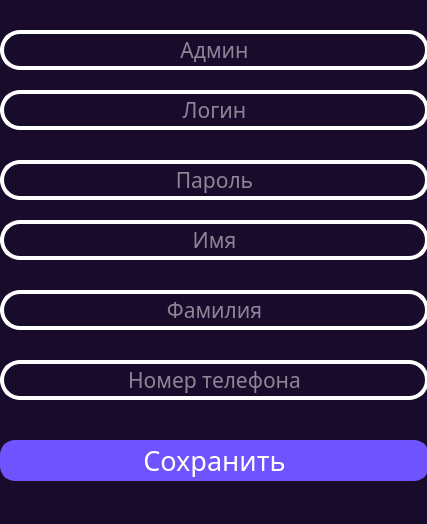
<?xml version="1.0" encoding="UTF-8"?>
<ui version="4.0">
 <class>User_Dialog</class>
 <widget class="QDialog" name="User_Dialog">
  <property name="geometry">
   <rect>
    <x>0</x>
    <y>0</y>
    <width>427</width>
    <height>524</height>
   </rect>
  </property>
  <property name="minimumSize">
   <size>
    <width>427</width>
    <height>524</height>
   </size>
  </property>
  <property name="baseSize">
   <size>
    <width>427</width>
    <height>524</height>
   </size>
  </property>
  <property name="windowTitle">
   <string>Dialog</string>
  </property>
  <property name="styleSheet">
   <string notr="true">background-color: rgb(25, 11, 44);

font-family:&quot;Tw Cen MT&quot;;</string>
  </property>
  <widget class="QLineEdit" name="lineEdit1">
   <property name="geometry">
    <rect>
     <x>0</x>
     <y>30</y>
     <width>429</width>
     <height>40</height>
    </rect>
   </property>
   <property name="minimumSize">
    <size>
     <width>0</width>
     <height>40</height>
    </size>
   </property>
   <property name="font">
    <font>
     <family>Tw Cen MT</family>
     <pointsize>16</pointsize>
    </font>
   </property>
   <property name="styleSheet">
    <string notr="true">QLineEdit#lineEdit1{
background-color: rgba(0, 0, 0, 0);
border-radius: 20px;
border: 4px solid rgb(255, 255, 255);
color: rgb(255, 255, 255);
}</string>
   </property>
   <property name="inputMask">
    <string/>
   </property>
   <property name="text">
    <string/>
   </property>
   <property name="alignment">
    <set>Qt::AlignCenter</set>
   </property>
   <property name="placeholderText">
    <string>Админ</string>
   </property>
  </widget>
  <widget class="QLineEdit" name="lineEdit2">
   <property name="geometry">
    <rect>
     <x>0</x>
     <y>90</y>
     <width>429</width>
     <height>40</height>
    </rect>
   </property>
   <property name="minimumSize">
    <size>
     <width>0</width>
     <height>40</height>
    </size>
   </property>
   <property name="font">
    <font>
     <family>Tw Cen MT</family>
     <pointsize>16</pointsize>
    </font>
   </property>
   <property name="styleSheet">
    <string notr="true">QLineEdit#lineEdit2{
background-color: rgba(0, 0, 0, 0);
border-radius: 20px;
border: 4px solid rgb(255, 255, 255);
color: rgb(255, 255, 255);
}</string>
   </property>
   <property name="inputMask">
    <string/>
   </property>
   <property name="text">
    <string/>
   </property>
   <property name="alignment">
    <set>Qt::AlignCenter</set>
   </property>
   <property name="placeholderText">
    <string>Логин</string>
   </property>
  </widget>
  <widget class="QLineEdit" name="lineEdit3">
   <property name="geometry">
    <rect>
     <x>0</x>
     <y>160</y>
     <width>429</width>
     <height>40</height>
    </rect>
   </property>
   <property name="minimumSize">
    <size>
     <width>0</width>
     <height>40</height>
    </size>
   </property>
   <property name="font">
    <font>
     <family>Tw Cen MT</family>
     <pointsize>16</pointsize>
    </font>
   </property>
   <property name="styleSheet">
    <string notr="true">QLineEdit#lineEdit3{
background-color: rgba(0, 0, 0, 0);
border-radius: 20px;
border: 4px solid rgb(255, 255, 255);
color: rgb(255, 255, 255);
}</string>
   </property>
   <property name="inputMask">
    <string/>
   </property>
   <property name="text">
    <string/>
   </property>
   <property name="alignment">
    <set>Qt::AlignCenter</set>
   </property>
   <property name="placeholderText">
    <string>Пароль</string>
   </property>
  </widget>
  <widget class="QLineEdit" name="lineEdit4">
   <property name="geometry">
    <rect>
     <x>0</x>
     <y>290</y>
     <width>429</width>
     <height>40</height>
    </rect>
   </property>
   <property name="minimumSize">
    <size>
     <width>0</width>
     <height>40</height>
    </size>
   </property>
   <property name="font">
    <font>
     <family>Tw Cen MT</family>
     <pointsize>16</pointsize>
    </font>
   </property>
   <property name="styleSheet">
    <string notr="true">QLineEdit#lineEdit4{
background-color: rgba(0, 0, 0, 0);
border-radius: 20px;
border: 4px solid rgb(255, 255, 255);
color: rgb(255, 255, 255);
}</string>
   </property>
   <property name="inputMask">
    <string/>
   </property>
   <property name="text">
    <string/>
   </property>
   <property name="alignment">
    <set>Qt::AlignCenter</set>
   </property>
   <property name="placeholderText">
    <string>Фамилия</string>
   </property>
  </widget>
  <widget class="QLineEdit" name="lineEdit5">
   <property name="geometry">
    <rect>
     <x>0</x>
     <y>220</y>
     <width>429</width>
     <height>40</height>
    </rect>
   </property>
   <property name="minimumSize">
    <size>
     <width>0</width>
     <height>40</height>
    </size>
   </property>
   <property name="font">
    <font>
     <family>Tw Cen MT</family>
     <pointsize>16</pointsize>
    </font>
   </property>
   <property name="styleSheet">
    <string notr="true">QLineEdit#lineEdit5{
background-color: rgba(0, 0, 0, 0);
border-radius: 20px;
border: 4px solid rgb(255, 255, 255);
color: rgb(255, 255, 255);
}</string>
   </property>
   <property name="inputMask">
    <string/>
   </property>
   <property name="text">
    <string/>
   </property>
   <property name="alignment">
    <set>Qt::AlignCenter</set>
   </property>
   <property name="placeholderText">
    <string>Имя</string>
   </property>
  </widget>
  <widget class="QLineEdit" name="lineEdit6">
   <property name="geometry">
    <rect>
     <x>0</x>
     <y>360</y>
     <width>429</width>
     <height>40</height>
    </rect>
   </property>
   <property name="minimumSize">
    <size>
     <width>0</width>
     <height>40</height>
    </size>
   </property>
   <property name="font">
    <font>
     <family>Tw Cen MT</family>
     <pointsize>16</pointsize>
    </font>
   </property>
   <property name="styleSheet">
    <string notr="true">QLineEdit#lineEdit6{
background-color: rgba(0, 0, 0, 0);
border-radius: 20px;
border: 4px solid rgb(255, 255, 255);
color: rgb(255, 255, 255);
}</string>
   </property>
   <property name="inputMask">
    <string/>
   </property>
   <property name="text">
    <string/>
   </property>
   <property name="alignment">
    <set>Qt::AlignCenter</set>
   </property>
   <property name="placeholderText">
    <string>Номер телефона</string>
   </property>
  </widget>
  <widget class="QPushButton" name="pushButton_Enter">
   <property name="geometry">
    <rect>
     <x>0</x>
     <y>440</y>
     <width>429</width>
     <height>41</height>
    </rect>
   </property>
   <property name="minimumSize">
    <size>
     <width>0</width>
     <height>40</height>
    </size>
   </property>
   <property name="font">
    <font>
     <family>Tw Cen MT</family>
     <pointsize>20</pointsize>
    </font>
   </property>
   <property name="cursor">
    <cursorShape>PointingHandCursor</cursorShape>
   </property>
   <property name="styleSheet">
    <string notr="true">

QPushButton{
color: rgb(255, 255, 255);
background-color: rgb(111, 83, 254);
border: 4px solid rgb(111, 83, 254);
border-radius: 15px;
}

QPushButton:hover{
color:rgb(192, 218, 255);
background-color:#8E6BBB;  
border: 4px solid #8E6BBB;
border-radius: 10px;
}

QPushButton:pressed{
color:rgb(192, 218, 255);
background-color: rgb(188, 177, 248); 
border: 2px solid rgb(65, 41, 93);
border-radius: 10px;
}
</string>
   </property>
   <property name="text">
    <string>Сохранить</string>
   </property>
   <property name="iconSize">
    <size>
     <width>16</width>
     <height>16</height>
    </size>
   </property>
  </widget>
 </widget>
 <resources/>
 <connections/>
</ui>
